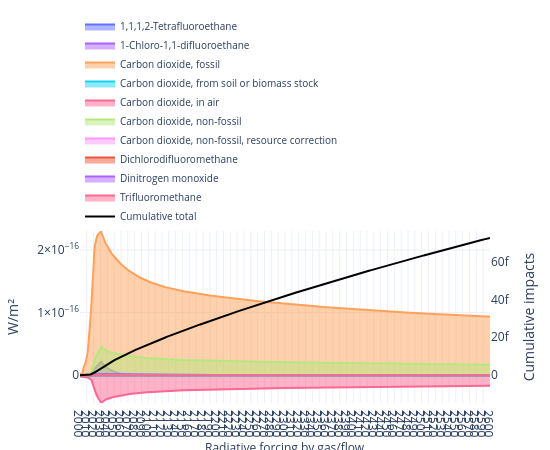

The cell this chart's notebook holds for it:
### Code cell
from trails.plotting import plot_rf

fig = plot_rf(
    trails=trails,
    by="flow",
    year_range=(2000, 2600),
    year_tick=10,
    legend_top_n=10,
    flow_groupby_name=True,
)
fig.show()

### Figure 1 — Plotly figure (JSON) as saved in the notebook; plotly's stock layout.template omitted (floating-point values rounded to 4 significant figures; data arrays with more than 128 entries replaced by an {"elided": "..."} marker saying what was removed)
{"data": [{"fill": "tozeroy", "hovertemplate": "<b>%{meta}</b><br>Year: %{x}<br>W/m²: %{y:.6g}<extra></extra>", "line": {"width": 2}, "meta": "1,1,1,2-Tetrafluoroethane", "mode": "lines", "name": "1,1,1,2-Tetrafluoroethane", "opacity": 0.4, "showlegend": true, "type": "scatter", "x": {"elided": "601 int values"}, "y": {"elided": "601 float values"}}, {"fill": "tozeroy", "hoverinfo": "skip", "line": {"width": 2}, "meta": "1,1,1-Trifluoroethane", "mode": "lines", "name": "1,1,1-Trifluoroethane", "opacity": 0.4, "showlegend": false, "type": "scatter", "x": {"elided": "601 int values"}, "y": {"elided": "601 float values"}}, {"fill": "tozeroy", "hoverinfo": "skip", "line": {"width": 2}, "meta": "1,1-Difluoroethane", "mode": "lines", "name": "1,1-Difluoroethane", "opacity": 0.4, "showlegend": false, "type": "scatter", "x": {"elided": "601 int values"}, "y": {"elided": "601 float values"}}, {"fill": "tozeroy", "hovertemplate": "<b>%{meta}</b><br>Year: %{x}<br>W/m²: %{y:.6g}<extra></extra>", "line": {"width": 2}, "meta": "1-Chloro-1,1-difluoroethane", "mode": "lines", "name": "1-Chloro-1,1-difluoroethane", "opacity": 0.4, "showlegend": true, "type": "scatter", "x": {"elided": "601 int values"}, "y": {"elided": "601 float values"}}, {"fill": "tozeroy", "hovertemplate": "<b>%{meta}</b><br>Year: %{x}<br>W/m²: %{y:.6g}<extra></extra>", "line": {"width": 2}, "meta": "Carbon dioxide, fossil", "mode": "lines", "name": "Carbon dioxide, fossil", "opacity": 0.4, "showlegend": true, "type": "scatter", "x": {"elided": "601 int values"}, "y": {"elided": "601 float values"}}, {"fill": "tozeroy", "hovertemplate": "<b>%{meta}</b><br>Year: %{x}<br>W/m²: %{y:.6g}<extra></extra>", "line": {"width": 2}, "meta": "Carbon dioxide, from soil or biomass stock", "mode": "lines", "name": "Carbon dioxide, from soil or biomass stock", "opacity": 0.4, "showlegend": true, "type": "scatter", "x": {"elided": "601 int values"}, "y": {"elided": "601 float values"}}, {"fill": "tozeroy", "hovertemplate": "<b>%{meta}</b><br>Year: %{x}<br>W/m²: %{y:.6g}<extra></extra>", "line": {"width": 2}, "meta": "Carbon dioxide, in air", "mode": "lines", "name": "Carbon dioxide, in air", "opacity": 0.4, "showlegend": true, "type": "scatter", "x": {"elided": "601 int values"}, "y": {"elided": "601 float values"}}, {"fill": "tozeroy", "hovertemplate": "<b>%{meta}</b><br>Year: %{x}<br>W/m²: %{y:.6g}<extra></extra>", "line": {"width": 2}, "meta": "Carbon dioxide, non-fossil", "mode": "lines", "name": "Carbon dioxide, non-fossil", "opacity": 0.4, "showlegend": true, "type": "scatter", "x": {"elided": "601 int values"}, "y": {"elided": "601 float values"}}, {"fill": "tozeroy", "hovertemplate": "<b>%{meta}</b><br>Year: %{x}<br>W/m²: %{y:.6g}<extra></extra>", "line": {"width": 2}, "meta": "Carbon dioxide, non-fossil, resource<br>correction", "mode": "lines", "name": "Carbon dioxide, non-fossil, resource correction", "opacity": 0.4, "showlegend": true, "type": "scatter", "x": {"elided": "601 int values"}, "y": {"elided": "601 float values"}}, {"fill": "tozeroy", "hoverinfo": "skip", "line": {"width": 2}, "meta": "Carbon dioxide, to soil or biomass stock", "mode": "lines", "name": "Carbon dioxide, to soil or biomass stock", "opacity": 0.4, "showlegend": false, "type": "scatter", "x": {"elided": "601 int values"}, "y": {"elided": "601 float values"}}, {"fill": "tozeroy", "hoverinfo": "skip", "line": {"width": 2}, "meta": "Chlorodifluoromethane", "mode": "lines", "name": "Chlorodifluoromethane", "opacity": 0.4, "showlegend": false, "type": "scatter", "x": {"elided": "601 int values"}, "y": {"elided": "601 float values"}}, {"fill": "tozeroy", "hovertemplate": "<b>%{meta}</b><br>Year: %{x}<br>W/m²: %{y:.6g}<extra></extra>", "line": {"width": 2}, "meta": "Dichlorodifluoromethane", "mode": "lines", "name": "Dichlorodifluoromethane", "opacity": 0.4, "showlegend": true, "type": "scatter", "x": {"elided": "601 int values"}, "y": {"elided": "601 float values"}}, {"fill": "tozeroy", "hoverinfo": "skip", "line": {"width": 2}, "meta": "Difluoromethane", "mode": "lines", "name": "Difluoromethane", "opacity": 0.4, "showlegend": false, "type": "scatter", "x": {"elided": "601 int values"}, "y": {"elided": "601 float values"}}, {"fill": "tozeroy", "hovertemplate": "<b>%{meta}</b><br>Year: %{x}<br>W/m²: %{y:.6g}<extra></extra>", "line": {"width": 2}, "meta": "Dinitrogen monoxide", "mode": "lines", "name": "Dinitrogen monoxide", "opacity": 0.4, "showlegend": true, "type": "scatter", "x": {"elided": "601 int values"}, "y": {"elided": "601 float values"}}, {"fill": "tozeroy", "hoverinfo": "skip", "line": {"width": 2}, "meta": "Pentafluoroethane", "mode": "lines", "name": "Pentafluoroethane", "opacity": 0.4, "showlegend": false, "type": "scatter", "x": {"elided": "601 int values"}, "y": {"elided": "601 float values"}}, {"fill": "tozeroy", "hoverinfo": "skip", "line": {"width": 2}, "meta": "Trichlorofluoromethane", "mode": "lines", "name": "Trichlorofluoromethane", "opacity": 0.4, "showlegend": false, "type": "scatter", "x": {"elided": "601 int values"}, "y": {"elided": "601 float values"}}, {"fill": "tozeroy", "hovertemplate": "<b>%{meta}</b><br>Year: %{x}<br>W/m²: %{y:.6g}<extra></extra>", "line": {"width": 2}, "meta": "Trifluoromethane", "mode": "lines", "name": "Trifluoromethane", "opacity": 0.4, "showlegend": true, "type": "scatter", "x": {"elided": "601 int values"}, "y": {"elided": "601 float values"}}, {"hovertemplate": "<b>Cumulative total</b><br>Year: %{x}<br>Cumulative impacts: %{y:.6g}<extra></extra>", "line": {"color": "black", "width": 2}, "mode": "lines", "name": "Cumulative total", "showlegend": true, "type": "scatter", "x": {"elided": "601 int values"}, "y": {"elided": "601 float values"}, "yaxis": "y2"}], "layout": {"annotations": [{"showarrow": false, "text": "Radiative forcing by gas/flow", "x": 0.5, "xanchor": "center", "xref": "paper", "y": -0.2, "yanchor": "top", "yref": "paper"}], "height": 450, "hoverlabel": {"align": "left", "font": {"size": 11}}, "hovermode": "x unified", "legend": {"entrywidth": 260, "entrywidthmode": "pixels", "font": {"size": 10}, "orientation": "h", "x": 0, "xanchor": "left", "y": 1, "yanchor": "bottom"}, "margin": {"b": 40, "l": 60, "r": 60, "t": 155}, "title": {"text": "", "x": 0.5, "xanchor": "center"}, "width": 550, "xaxis": {"dtick": 10, "range": [2000, 2600], "showgrid": true, "tick0": 2000, "tickmode": "linear"}, "yaxis": {"range": [-4.444e-17, 2.303e-16], "showgrid": true, "title": {"text": "W/m²"}, "type": "linear"}, "yaxis2": {"overlaying": "y", "range": [-1.469e-14, 7.612e-14], "showgrid": false, "side": "right", "title": {"text": "Cumulative impacts"}}}}
